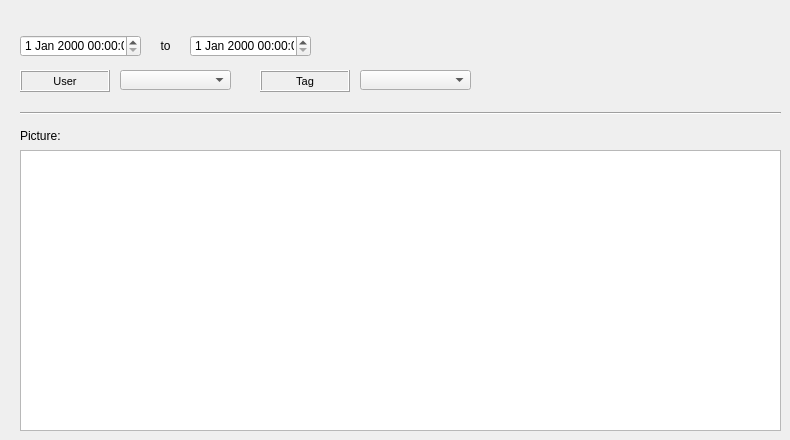
   <widget class="QWidget" name="tab_17">
    <attribute name="title">
     <string>Picture</string>
    </attribute>
    <widget class="QDateTimeEdit" name="picture_date_2">
     <property name="geometry">
      <rect>
       <x>190</x>
       <y>35</y>
       <width>121</width>
       <height>22</height>
      </rect>
     </property>
    </widget>
    <widget class="QLabel" name="label_picture_user">
     <property name="geometry">
      <rect>
       <x>20</x>
       <y>70</y>
       <width>90</width>
       <height>22</height>
      </rect>
     </property>
     <property name="font">
      <font>
       <pointsize>8</pointsize>
      </font>
     </property>
     <property name="frameShape">
      <enum>QFrame::Box</enum>
     </property>
     <property name="frameShadow">
      <enum>QFrame::Raised</enum>
     </property>
     <property name="text">
      <string>User</string>
     </property>
     <property name="textFormat">
      <enum>Qt::AutoText</enum>
     </property>
     <property name="scaledContents">
      <bool>false</bool>
     </property>
     <property name="alignment">
      <set>Qt::AlignCenter</set>
     </property>
     <property name="margin">
      <number>3</number>
     </property>
    </widget>
    <widget class="QTableWidget" name="picture_path">
     <property name="geometry">
      <rect>
       <x>20</x>
       <y>150</y>
       <width>761</width>
       <height>281</height>
      </rect>
     </property>
    </widget>
    <widget class="QLabel" name="label_to_2">
     <property name="geometry">
      <rect>
       <x>150</x>
       <y>35</y>
       <width>31</width>
       <height>22</height>
      </rect>
     </property>
     <property name="font">
      <font>
       <pointsize>9</pointsize>
      </font>
     </property>
     <property name="frameShape">
      <enum>QFrame::NoFrame</enum>
     </property>
     <property name="frameShadow">
      <enum>QFrame::Raised</enum>
     </property>
     <property name="text">
      <string>to</string>
     </property>
     <property name="textFormat">
      <enum>Qt::AutoText</enum>
     </property>
     <property name="scaledContents">
      <bool>false</bool>
     </property>
     <property name="alignment">
      <set>Qt::AlignCenter</set>
     </property>
     <property name="margin">
      <number>3</number>
     </property>
    </widget>
    <widget class="QLabel" name="label_results">
     <property name="geometry">
      <rect>
       <x>20</x>
       <y>125</y>
       <width>90</width>
       <height>22</height>
      </rect>
     </property>
     <property name="font">
      <font>
       <pointsize>9</pointsize>
      </font>
     </property>
     <property name="frameShape">
      <enum>QFrame::NoFrame</enum>
     </property>
     <property name="frameShadow">
      <enum>QFrame::Plain</enum>
     </property>
     <property name="text">
      <string>Picture:</string>
     </property>
     <property name="textFormat">
      <enum>Qt::AutoText</enum>
     </property>
     <property name="scaledContents">
      <bool>false</bool>
     </property>
     <property name="alignment">
      <set>Qt::AlignLeading|Qt::AlignLeft|Qt::AlignVCenter</set>
     </property>
     <property name="margin">
      <number>3</number>
     </property>
    </widget>
    <widget class="QComboBox" name="picture_user">
     <property name="geometry">
      <rect>
       <x>120</x>
       <y>70</y>
       <width>111</width>
       <height>20</height>
      </rect>
     </property>
    </widget>
    <widget class="QDateTimeEdit" name="picture_date">
     <property name="geometry">
      <rect>
       <x>20</x>
       <y>35</y>
       <width>121</width>
       <height>22</height>
      </rect>
     </property>
    </widget>
    <widget class="Line" name="line_12">
     <property name="geometry">
      <rect>
       <x>20</x>
       <y>105</y>
       <width>761</width>
       <height>16</height>
      </rect>
     </property>
     <property name="orientation">
      <enum>Qt::Horizontal</enum>
     </property>
    </widget>
    <widget class="QComboBox" name="picture_tagcat_id">
     <property name="geometry">
      <rect>
       <x>360</x>
       <y>70</y>
       <width>111</width>
       <height>20</height>
      </rect>
     </property>
    </widget>
    <widget class="QLabel" name="label_picture_tagcat_id">
     <property name="geometry">
      <rect>
       <x>260</x>
       <y>70</y>
       <width>90</width>
       <height>22</height>
      </rect>
     </property>
     <property name="font">
      <font>
       <pointsize>8</pointsize>
      </font>
     </property>
     <property name="frameShape">
      <enum>QFrame::Box</enum>
     </property>
     <property name="frameShadow">
      <enum>QFrame::Raised</enum>
     </property>
     <property name="text">
      <string>Tag</string>
     </property>
     <property name="textFormat">
      <enum>Qt::AutoText</enum>
     </property>
     <property name="scaledContents">
      <bool>false</bool>
     </property>
     <property name="alignment">
      <set>Qt::AlignCenter</set>
     </property>
     <property name="margin">
      <number>3</number>
     </property>
    </widget>
   </widget>
